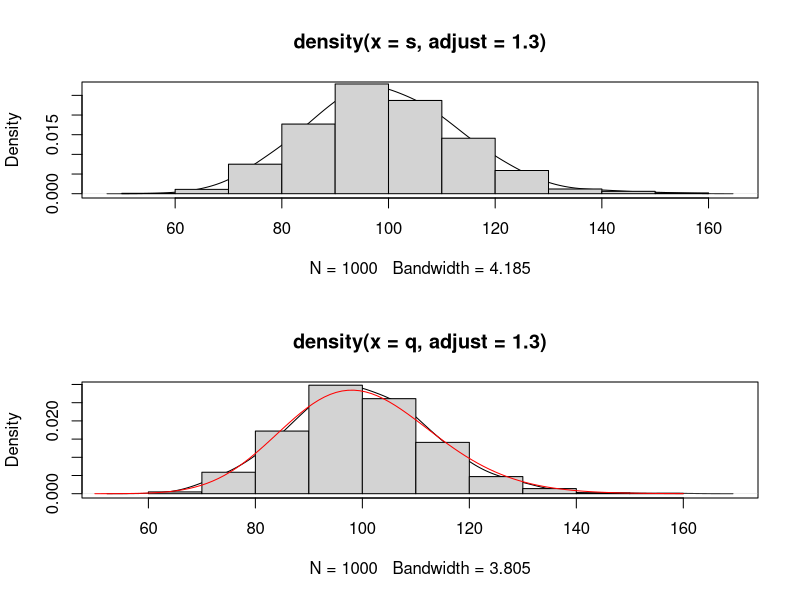
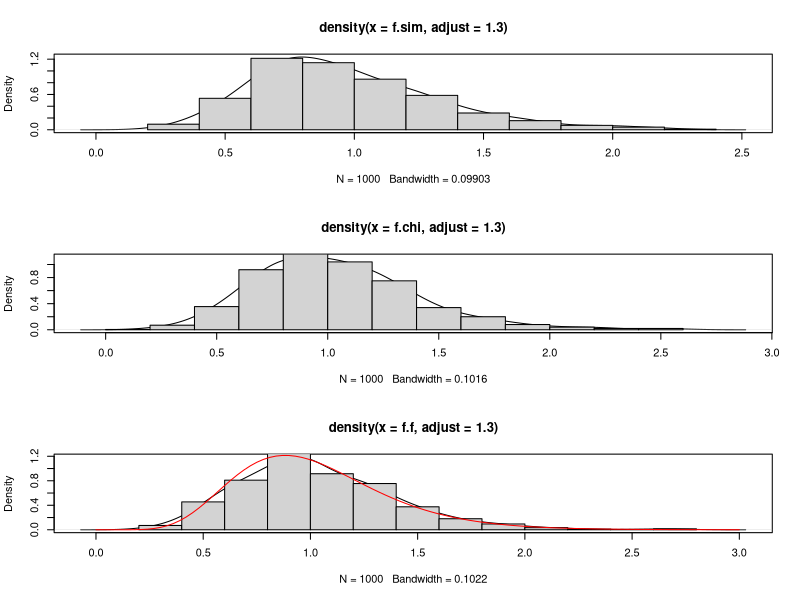

Recreate these plots in R, in order.
###### the chi squared distribution is just sampling from a distribution of sum of squares. It tells you something about
# variances. 

# This function generates sum of squares with n = 100, mean = 0 and variance = 1
disti_Gaussian.fun <- function(){
  x <- rnorm(100)
  y <- sum((x - mean(x))^2)
  y
}
# replicates the function 1000 times.
s <- replicate(1000, disti_Gaussian.fun())

par(mfrow=c(2, 1))
plot(density(s, adj=1.3))
hist(s, add=T, freq=F)

# Random sampling from a chi squared distribution with df = 1000 and ncp = 0
q <- rchisq(1000, 100)
plot(density(q, adj=1.3))
hist(q, add=T, freq=F)

# Below is the curve based on the theoretical expectation
curve(dchisq(x, 100), 50, 160, add=T, col="red")

########### the F distribution is the ratio of two chi squared distributions
a <- 100
b <- 20
disti_F.fun <- function(a=100, b=20){
  x.num <- rnorm(b, 0, 1)  # numerator
  y.num <- sum((x.num - mean(x.num))^2)
  x.den <- rnorm(a, 0, 1)  # denominator
  y.den <- sum((x.den - mean(x.den))^2)
  z <- (y.num/b)/(y.den/a)
}

f.sim <- replicate(1000, disti_F.fun())

par(mfrow=c(3, 1))
plot(density(f.sim, adj=1.3))
hist(f.sim, add=T, freq=F)


# random sampling from chi squared distributions
q <- rchisq(1000, 20)
r <- rchisq(1000, 100)
f.chi <- (q/b)/(r/a)
plot(density(f.chi, adj=1.3))
hist(f.chi, add=T, freq=F)

# directly from f
f.f <- rf(1000, 20, 100)
plot(density(f.f, adj=1.3))
hist(f.f, add=T, freq=F)

# Below is the curve based on the theoretical expectation
curve(df(x, 20, 100), 0, 3, add=T, col="red")
